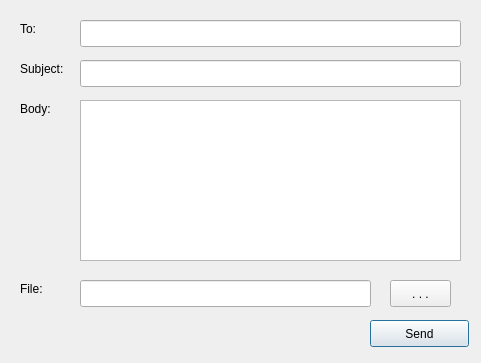
<?xml version="1.0" encoding="UTF-8"?>
<ui version="4.0">
 <class>email</class>
 <widget class="QDialog" name="email">
  <property name="geometry">
   <rect>
    <x>0</x>
    <y>0</y>
    <width>481</width>
    <height>363</height>
   </rect>
  </property>
  <property name="windowTitle">
   <string>Email</string>
  </property>
  <widget class="QLabel" name="recipient_label">
   <property name="geometry">
    <rect>
     <x>20</x>
     <y>20</y>
     <width>67</width>
     <height>17</height>
    </rect>
   </property>
   <property name="text">
    <string>To:</string>
   </property>
  </widget>
  <widget class="QLabel" name="subject_label">
   <property name="geometry">
    <rect>
     <x>20</x>
     <y>60</y>
     <width>67</width>
     <height>17</height>
    </rect>
   </property>
   <property name="text">
    <string>Subject:</string>
   </property>
  </widget>
  <widget class="QLabel" name="body_label">
   <property name="geometry">
    <rect>
     <x>20</x>
     <y>100</y>
     <width>67</width>
     <height>17</height>
    </rect>
   </property>
   <property name="text">
    <string>Body:</string>
   </property>
  </widget>
  <widget class="QPushButton" name="send">
   <property name="geometry">
    <rect>
     <x>370</x>
     <y>320</y>
     <width>99</width>
     <height>27</height>
    </rect>
   </property>
   <property name="text">
    <string>Send</string>
   </property>
  </widget>
  <widget class="QTextEdit" name="body_textEdit">
   <property name="geometry">
    <rect>
     <x>80</x>
     <y>100</y>
     <width>381</width>
     <height>161</height>
    </rect>
   </property>
  </widget>
  <widget class="QLineEdit" name="recipient_lineEdit">
   <property name="geometry">
    <rect>
     <x>80</x>
     <y>20</y>
     <width>381</width>
     <height>27</height>
    </rect>
   </property>
  </widget>
  <widget class="QLineEdit" name="subject_lineEdit">
   <property name="geometry">
    <rect>
     <x>80</x>
     <y>60</y>
     <width>381</width>
     <height>27</height>
    </rect>
   </property>
  </widget>
  <widget class="QLabel" name="file_label">
   <property name="geometry">
    <rect>
     <x>20</x>
     <y>280</y>
     <width>67</width>
     <height>17</height>
    </rect>
   </property>
   <property name="text">
    <string>File:</string>
   </property>
  </widget>
  <widget class="QLineEdit" name="file_lineEdit">
   <property name="geometry">
    <rect>
     <x>80</x>
     <y>280</y>
     <width>291</width>
     <height>27</height>
    </rect>
   </property>
  </widget>
  <widget class="QPushButton" name="dir_button">
   <property name="geometry">
    <rect>
     <x>390</x>
     <y>280</y>
     <width>61</width>
     <height>27</height>
    </rect>
   </property>
   <property name="text">
    <string>. . .</string>
   </property>
  </widget>
 </widget>
 <resources/>
 <connections/>
</ui>
